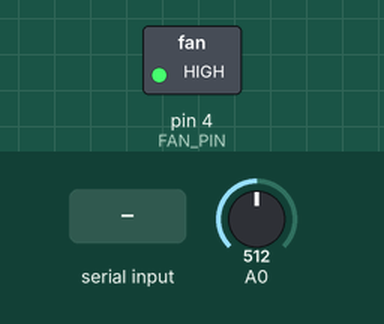
A sketch run on a simulated Arduino Uno, built with avr-gcc and run on an emulated ATmega328P. Shown: switched loads named in the sketch (green lamp = pin HIGH). The test bench sets the inputs (shaded band); at power-on: A0 = 512. What the sketch prints to the serial monitor is not drawn.

Above: at 1.2 s.
1.3 s: A0 set to 418
4.3 s: A0 set to 381
At 4.7 s:
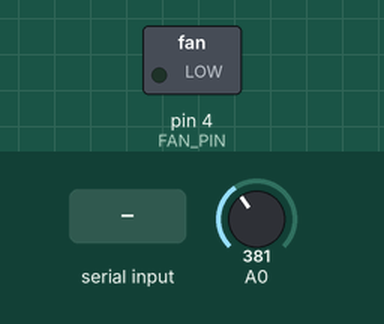
5.8 s: "VENT_START\n" received over Serial
At 7.2 s:
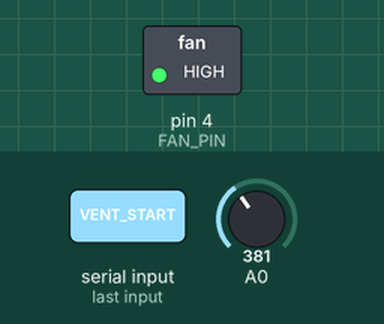
8.8 s: "FAN_OFF\n" received over Serial
At 9.7 s:
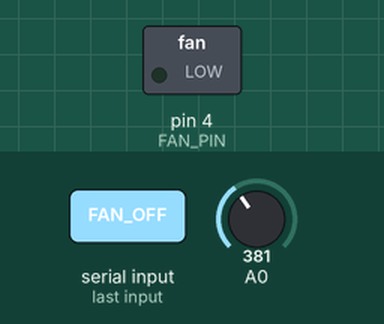
10.3 s: A0 set to 410
At 10.9 s:
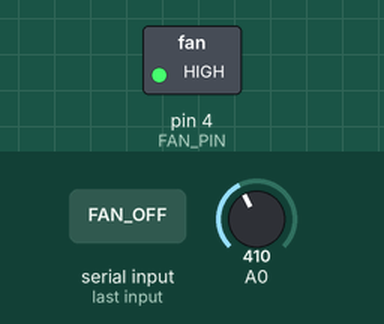
Timing chart, 0 to 12.8 s (numbered marks = the images above; inputs shaded):
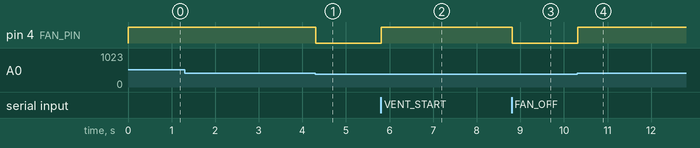

The sketch:

sketch_may22a.ino
```cpp
// 비상상황 판단용
unsigned long gasHighStart = 0;       // 400이상 청므 감지된 시간 (ms)
bool emergencySent = false;             // 현재 경고 상태인지 여부


// 팬 핀
const int FAN_PIN = 4;

// 종료 후 환기용 변수
bool venting = false;                  // 환기 중인지 여부
unsigned long ventStart = 0;           // 환기 시작 시각
unsigned long ventDuration = 180000;   // 환기 시간 (기본 3분 = 180000ms)
unsigned long gasLowStart = 0;         // 가스 260 미만 연속 시작 시각

// 가장먼저 실행되는 초기화 함수
void setup() {
  Serial.begin(9600);             // PC 시리얼 모니터 통신속도
  Serial.setTimeout(50);

  pinMode(FAN_PIN, OUTPUT);                // 팬 핀 출력 설정
  digitalWrite(FAN_PIN, LOW);              // 시작 시 팬 OFF
}


// main문 역할
void loop() {
  checkCommand();

  if (venting) {           // 환기 중이면 환기 로직
    handleVenting();
  } else {
    readGas();
  }
}


// WPF -> PI -> 아두이노 (종료시)
void checkCommand(){
  if(Serial.available()){
    String cmd = Serial.readStringUntil('\n');
    cmd.trim();
    Serial.println("받은명령:[" + cmd + "]");
    // WPF에서 보내는 환기 신호
    if(cmd == "VENT_START"){
      venting = true;
      ventStart = millis();
      ventDuration = 10000;
      gasLowStart = 0;
      digitalWrite(FAN_PIN, HIGH);
      Serial.println("환기 시작");
    }
    else if(cmd == "FAN_ON"){           // ◀ 추가: 비상 시 팬 켜기
      digitalWrite(FAN_PIN, HIGH);
      Serial.println("팬 ON");
    }
    else if(cmd == "FAN_OFF"){          // ◀ 추가: 비상 해제 시 팬 끄기
      digitalWrite(FAN_PIN, LOW);
      venting = false;
      Serial.println("팬 OFF");
    }
  }
}

// 환기
void handleVenting(){
  int gasValue = analogRead(A0);

  // 1초마다 현재 가스값 전송 (WPF 알림창 표시용)
  static unsigned long lastGas = 0;
  if(millis() - lastGas >= 1000) {
    Serial.println("VENT_GAS:" + String(gasValue));
    lastGas = millis();
  }

  // 가스 260미만일경우 1분씩 계속 틈
  if(gasValue < 260){
    if (gasLowStart == 0) gasLowStart = millis();
  }else{
    gasLowStart = 0;
  }

  // 설정 시간 경과 시 종료 조건 확인
  if(millis() - ventStart >= ventDuration){
    // 가스가 3초 이상 연속 260미만 유지 됐는지 확인
    if(gasLowStart != 0 && millis() - gasLowStart >= 3000){
      digitalWrite(FAN_PIN, LOW);   // 팬끔
      Serial.println("VENT_DONE");  // 환풍 완료 - pi전달
      venting = false;
    }
    else{
      ventDuration += 60000;
    }
  }
  delay(100);
}

// 가스센서 가스농도 값 읽기
void readGas(){
  // A0 핀에서 아날로그 값 읽기 (0~1023)
  int gasValue = analogRead(A0);

  // 1초마다 가스값 전송
  static unsigned long lastGasSend = 0;
  if(millis() - lastGasSend >= 1000){
    Serial.println("GAS:" + String(gasValue));
    lastGasSend = millis();
  }

  //Serial.print("현재 가스 농도 ： ");
  //Serial.println(gasValue);
  // 400이상 가스농도 , 3초이상 누출 시 이요이용
  if(gasValue >= 400){
    digitalWrite(FAN_PIN, HIGH);      // 팬 on

    if(gasHighStart == 0){          // 처음 400넘는 순간 시간 시작
      gasHighStart = millis();      // 경과시간 (ms)
    }

    // 3초 지속 시 전송
    if(!emergencySent && millis() - gasHighStart >= 3000){        // 비상코드가 FALSE면서 3초 이상이면 비상신호 라파에 전달

      sendEmergency(gasValue);    // 라파전달
      emergencySent = true;
    }
  }
  // 비상상황 종료 또는 아닐경우
  else {
    digitalWrite(FAN_PIN,LOW);    // 팬 off
    if (emergencySent) {
        Serial.println("EMERGENCY_END");  // ← 추가
    }
    emergencySent = false;        // 리셋
    gasHighStart = 0;             // 리셋
  }
  delay(100);
}


// 비상상황 라파에 전달
void sendEmergency(int gasValue){
  Serial.println("EMERGENCY:" + String(gasValue));  // 가스값 포함해서 Pi로 전송
  Serial.println("비상신호 전송완료");
}
```

Measured:
- the behaviour switches between 400 and 399 on A0 (found by bisection; images 0 and 1)
- after the input at 1.3 s, every drawn part: stays the same
- after the input at 4.3 s, pin 4 (FAN_PIN): HIGH → LOW at once
- after the input at 5.8 s, pin 4 (FAN_PIN): LOW → HIGH at once
- after the input at 8.8 s, pin 4 (FAN_PIN): HIGH → LOW at once
- after the input at 10.3 s, pin 4 (FAN_PIN): LOW → HIGH at once
